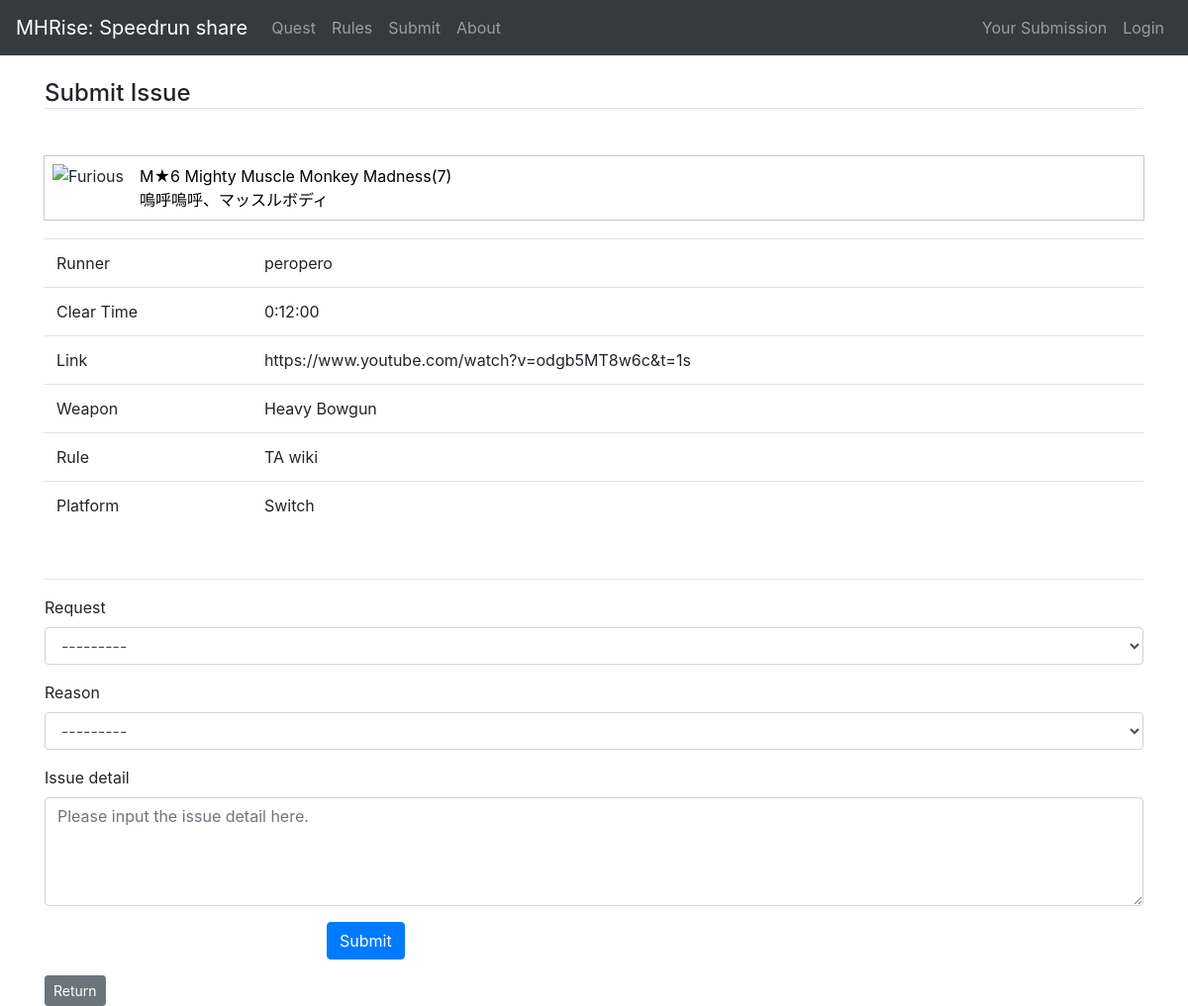
Page /cms/issue/1/1/ on the committed database.
### cms/models.py (models this page shows, shortened)
class Record(models.Model):
    quest = models.ForeignKey(Quest, verbose_name='Quest', related_name='records', on_delete=models.CASCADE)
    runner = models.CharField('Player Name', max_length=255)
    party = models.CharField('Party', max_length=255, choices=[('S','1'), ('P','2'), ('M', '3or4'),])
    cleartime = models.DurationField()
    link_regex = RegexValidator(regex=r'^https://www.youtube.com/watch|https://www.nicovideo.jp/watch/|https://www.bilibili.com/video/',
                                message='aaaaaaaaaaaa!!!')
    link = models.URLField(validators=[link_regex], max_length=2047, unique=True, help_text="A Video from Youtube, niconico, bilibili is available.", error_messages={'required': 'aa', 'invalid': 'invalid'})
    weapon = models.ForeignKey(Weapon, verbose_name='Weapon', on_delete=models.SET_NULL, null=True)
    """
    weapon = models.CharField('Weapon', max_length=255,
                               choices=[('GS', 'great-sword'), ('LS', 'long-sword'), ('SNS', 'sword-and-shield'), ('DB', 'dual-blades'),
                                        ('HM', 'hammer'), ('HH', 'hunting-horn'), ('LN', 'lance'), ('GL', 'gunlance'),
                                        ('SA', 'switch-axe'), ('CB', 'charge-blade'), ('IG', 'insect-glaive'), ('LBG', 'light-bowgun'),
                                        ('HBG', 'heavy-bowgun'), ('BOW', 'bow'), ('MIX', 'mixed'),
                                        ])
    """
    rules = models.CharField('Rules', max_length=255, choices=[('FR','FreeStyle'), ('TW','TA wiki'), ('PD','Production'), ])
    platform = models.CharField('PlatForms', max_length=255, choices=[('SW','Switch'), ('PC','PC'),])
    problems = models.IntegerField('Problem report', blank=True, default=0)
    regist_date = models.DateTimeField(default=timezone.now)
    ipaddr = models.GenericIPAddressField(verbose_name="client-ipaddress", default="127.0.0.1")
    submitter = models.ForeignKey(User, verbose_name='record_submitter', related_name='records', on_delete=models.SET_NULL, null=True)

class Quest(models.Model):
    questname = models.CharField('Quest Name', max_length=255)
    questname_j = models.CharField('Quest Name japanese', max_length=255)
    rank = models.CharField('Quest Rank', max_length=255)
    priority = models.PositiveIntegerField('Priority in quest page', default=0)
    target = models.ForeignKey(Target, verbose_name='Target', related_name='quests', on_delete=models.SET_NULL, null=True)
    recordnum = models.IntegerField('Number of record of this quest', default=0)

class Weapon(models.Model):
    name = models.CharField('Weapon Name', max_length=255)
    imagepath = models.CharField('Image Path', max_length=511)

### cms/views.py (the view)
# urls.py: path('issue/<int:quest_id>/<int:record_id>/', views.issue_edit, name='issue_submit'),
def issue_edit(request, quest_id, record_id, accept=None):
    record = get_object_or_404(Record, pk=record_id)
    issue = Issue()
    if request.method == 'POST':
        form = IssueForm(request.POST, instance=issue)
        if form.is_valid():
            issue = form.save(commit=False)
            issue.record = record
            issue.save()
            record.problems = record.problems + 1
            record.save()
            context = dict(accept=1)
            return render(request, 'cms/issue_edit.html', {'record': record, 'form': form, 'quest_id': quest_id, 'record_id': record_id, 'accept': 1} )
    else: # GET
        issue.record = record
        form = IssueForm(instance=issue)
    return render(request, 'cms/issue_edit.html', {'record': record, 'form': form, 'quest_id': quest_id, 'record_id': record_id, } )

### cms/forms.py
class IssueForm(ModelForm):
    class Meta:
        model = Issue
        fields = ('request', 'reason', 'detail',)
        widgets = {
            'detail': forms.Textarea(attrs={'rows':4, 'cols':15, 'placeholder': 'Please input the issue detail here.'}),
        }

### cms/templates/cms/issue_edit.html (shortened to what this page needs)
{% extends "cms/base.html" %}
{% load bootstrap4 %}
{% load i18n static %}
{% block extra_css %}
<link rel="stylesheet" href="{% static 'cms/css/quest-card.css' %}">
{% endblock %}
{% block content %}
    <h4 class="mt-4 mb-5 border-bottom">Submit Issue</h4>
    <div class="mt-4 text-normal">
      <div class="quest-card" style="margin:0px">
          {% with 'cms/monster_icon/'|add:record.quest.target.imagepath as image_static %}
          <img src="{% static image_static %}" alt={{record.quest.target.monstername}}>
          {% endwith %}
          <div class="quest-card__link">
              <a href="{% url 'cms:record_list' quest_id=record.quest.id party='solo' weapon='all' rule='all' platform='switch' %}">{{ record.quest.rank }} {{ record.quest.questname}}<span>({{ record.quest.recordnum }})</span><br>
              {{ record.quest.questname_j }}
              </a>
          </div>
      </div>
      <table class="table " style="margin-top: 20px; margin-bottom: 50px;">
        <tbody>
          <tr>
            <td>Runner</td>
            <td>{{ record.runner }}</td>
          </tr>
          <tr>
            <td>Clear Time</td>
            <td>{{ record.cleartime }}</td>
          </tr>
          <tr>
            <td>Link</td>
            <td>{{ record.link }}</td>
          </tr>
          <tr>
            <td>Weapon</td>
            <td>{{ record.weapon.name }}</td>
          </tr>
          <tr>
            <td>Rule</td>
            <td>{{ record.get_rules_display }}</td>
          </tr>
          <tr>
            <td>Platform</td>
            <td>{{ record.get_platform_display }}</td>
          </tr>
        </tbody>
      </table>
      <hr>
    </div>
    {% if accept %}
    <div class="mt-4 normal-text">
      <h5>
        Your submission has been accepted.<br>Thank you for the issue report!
      </h5>
    </div>
     <a href="{% url 'cms:record_list' quest_id=quest_id party='solo' weapon='all' rule='all' platform='switch' %}" class="btn btn-secondary btn-sm">Return</a>
    {% else %}
    <form action="{% url 'cms:issue_submit' quest_id=quest_id record_id=record_id accept=1%}" method="post">
      {% bootstrap_form form layout='horizontal' %}
      <div class="form-group row">
        <div class="offset-md-3 col-md-9">
          <button type="submit" class="btn btn-primary">Submit</button>
        </div>
      </div>
    </form>
    <a href="{% url 'cms:record_list' quest_id=quest_id party='solo' weapon='all' rule='all' platform='switch' %}" class="btn btn-secondary btn-sm">Return</a>
    {% endif %}
{% endblock content %}

### cms/static/cms/css/quest-card.css (style rules this page uses)
.quest-card { position: relative; z-index: 1; min-height:58px; overflow:visible; background-color:rgb(255, 255, 255); display:flex; padding:0.5em; align-items:center; position:relative; transition:color .15s ease-in-out, background-color .15s ease-in-out, border-color .15s ease-in-out, box-shadow .15s ease-in-out; outline:1px solid rgb(200, 200, 200); margin:12px; }
.quest-card__link { color:#000000; }
.quest-card__link a { color:#000000; }
.quest-card img { margin-top:0px; margin-bottom: 0px; margin-right: 16px; margin-left: 0px; height:48px; display:inline-block; }
.quest-card div { display: inline-block; }
.quest-card { position: relative; }
.quest-card a::before { position: absolute; top: 0; right: 0; bottom: 0; left: 0; pointer-events: auto; content: ""; background-color: transparent; z-index: 2; }
body { margin: 0px; padding: 0px; }

### rows in the picture
Record: quest.rank "M★6", quest.questname "Mighty Muscle Monkey Madness", quest.recordnum "7", quest.questname_j "嗚呼嗚呼、マッスルボディ", runner "peropero", cleartime "0:12:00", link "https://www.youtube.com/watch?v=odgb5MT8w6c&t=1s", weapon.name "Heavy Bowgun", rules "TA wiki", platform "Switch"
